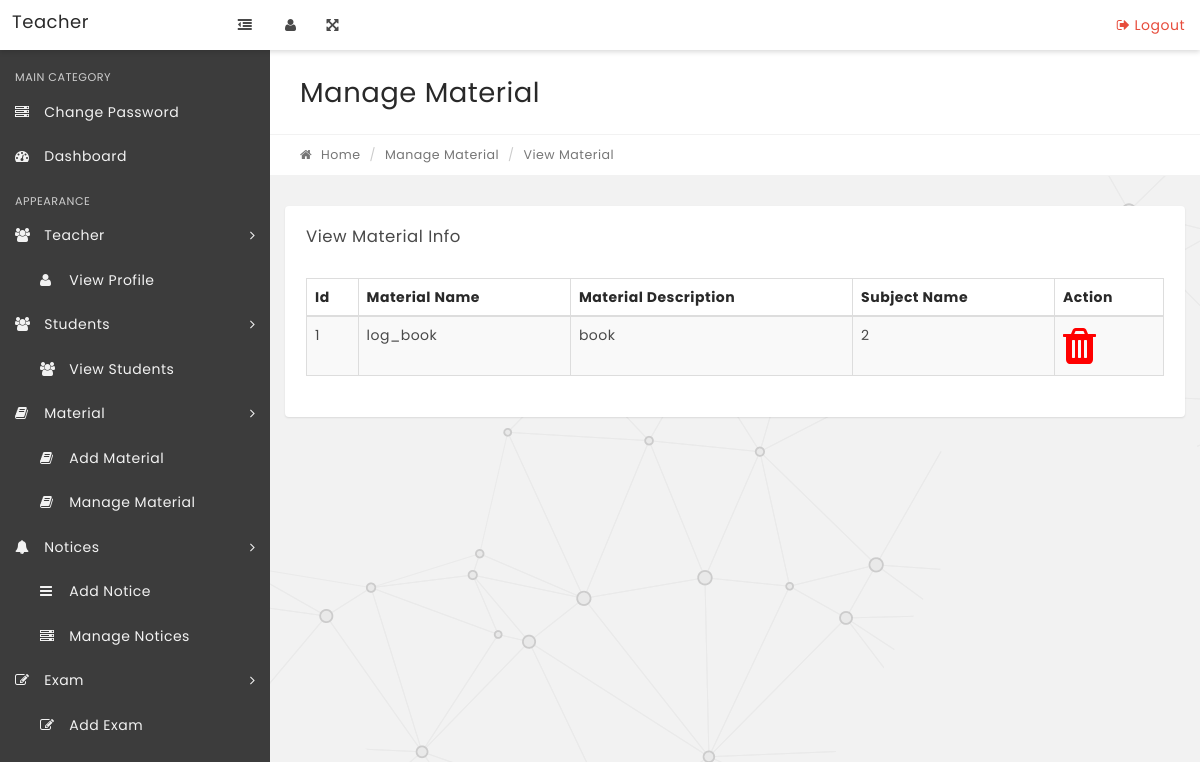
The app's page /Teacher/manage-material.php (signed in) with its own data.
### tables this page shows
CREATE TABLE `material` (
  `material_id` int(11) NOT NULL,
  `material_name` varchar(100) NOT NULL,
  `description` varchar(255) DEFAULT NULL,
  `sub_id` int(11) DEFAULT NULL,
  `pdf_path` varchar(255) DEFAULT NULL
);

### Teacher/manage-material.php (the view, shortened to what this page needs)
<?php
include('includes/config.php');
if (!isset($_SESSION['role']) || $_SESSION['role'] !== 'teacher') {
    header("location:../login.php");
    exit;
} else {
?>
    <!DOCTYPE html>
    <html lang="en">
    <head>
        <link rel="stylesheet" href="css/bootstrap.min.css" media="screen">
        <link rel="stylesheet" href="css/font-awesome.min.css" media="screen">
        <link rel="stylesheet" href="css/animate-css/animate.min.css" media="screen">
        <link rel="stylesheet" href="css/lobipanel/lobipanel.min.css" media="screen">
        <link rel="stylesheet" href="css/prism/prism.css" media="screen">
        <link rel="stylesheet" type="text/css" href="js/DataTables/datatables.min.css" />
        <link rel="stylesheet" href="css/main.css" media="screen">
    </head>
    <body class="top-navbar-fixed">
        <div class="main-wrapper">
            <?php include('includes/topbar.php'); ?>
            <div class="content-wrapper">
                <div class="content-container">
                    <?php include('includes/leftbar.php'); ?>
                    <div class="main-page">
                        <div class="container-fluid">
                            <div class="row page-title-div">
                                <div class="col-md-6">
                                    <h2 class="title">Manage Material</h2>
                                </div>
                            </div>
                            <div class="row breadcrumb-div">
                                <div class="col-md-6">
                                    <ul class="breadcrumb">
                                        <li><a href="dashboard.php"><i class="fa fa-home"></i> Home</a></li>
                                        <li>Manage Material</li>
                                        <li class="active">View Material</li>
                                    </ul>
                                </div>
                            </div>
                        </div>
                        <section class="section">
                            <div class="container-fluid">
                                <div class="row">
                                    <div class="col-md-12">
                                        <div class="panel">
                                            <div class="panel-heading">
                                                <div class="panel-title">
                                                    <h5>View Material Info</h5>
                                                </div>
                                            </div>
                                            <div class="panel-body p-20">
                                                <table id="example" class="display table table-striped table-bordered" cellspacing="0" width="100%">
                                                    <thead>
                                                        <tr>
                                                            <th>Id</th>
                                                            <th>Material Name</th>
                                                            <th>Material Description</th>
                                                            <th>Subject Name</th>
                                                            <th>Action</th>
                                                        </tr>
                                                    </thead>
                                                    <tbody>
                                                        <?php $sql = "SELECT * from material";
                                                        $query = $dbh->prepare($sql);
                                                        $query->execute();
                                                        $results = $query->fetchAll(PDO::FETCH_OBJ);
                                                        $cnt = 1;
                                                        if ($query->rowCount() > 0) {
                                                            foreach ($results as $result) {   ?>
                                                                <tr>
                                                                    <td><?php echo htmlentities($cnt); ?></td>
                                                                    <td><?php echo htmlentities($result->material_name); ?></td>
                                                                    <td><?php echo htmlentities($result->description); ?></td>
                                                                    <td><?php echo htmlentities($result->sub_id); ?></td>
                                                                    <td>
                                                                       <a href="manage-material.php?material_id =<?php echo htmlentities($results->id ); ?>" onclick="return confirm('Do you really want to delete the notice?');">
                                                                            <i class="fa fa-trash fa-3x" title="Delete this Record" style="color:red;"></i> </a>
                                                                    </td>
                                                                </tr>
                                                        <?php $cnt = $cnt + 1;
                                                            }
                                                        } ?>
                                                    </tbody>
                                                </table>
                                            </div>
                                        </div>
                                    </div>
                                </div>
                            </div>
                        </section>
                    </div>
                </div>
            </div>
        </div>
    </body>
    </html>
<?php } ?>

### records on screen
material: material_name "log_book", description "book", sub "2"
